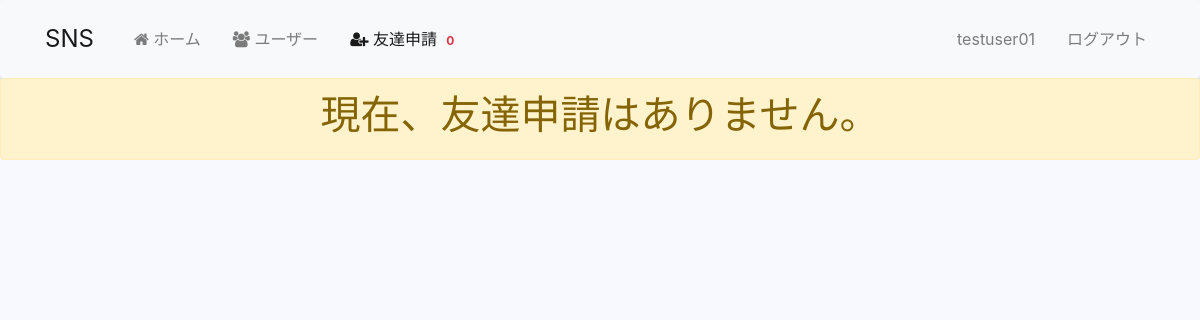
The app's page /profiles/invites/ (signed in), older data.
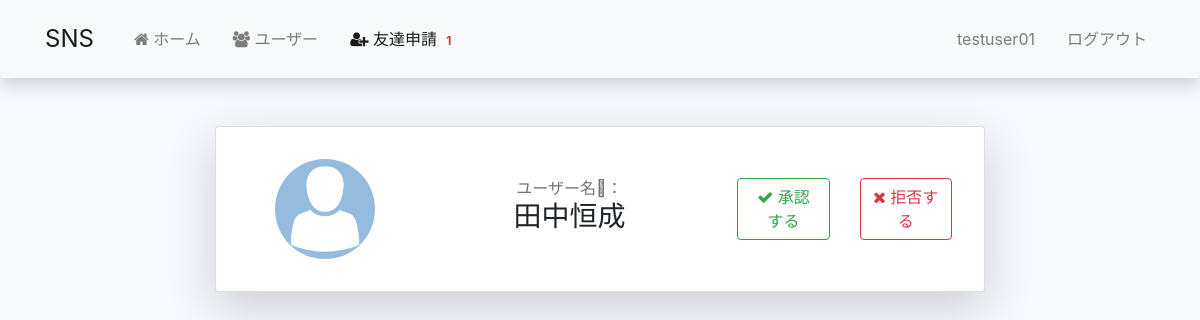
The same page, newer data.
### profiles/models.py (models this page shows, shortened)
class Profile(models.Model):
    first_name = models.CharField('姓', max_length=200, blank=True)
    last_name = models.CharField('名', max_length=200, blank=True)
    user = models.OneToOneField(User, on_delete=models.CASCADE)
    bio = models.TextField(default="よろしくお願いします。", max_length=300)
    email = models.EmailField(max_length=200, blank=True)
    avatar = models.ImageField(default='avatar.png', upload_to='avatars')
    friends = models.ManyToManyField(User, blank=True, related_name='friends')
    slug = models.SlugField(unique=True, blank=True)
    updated = models.DateTimeField(auto_now=True)
    created = models.DateTimeField(auto_now_add=True)
    objects = ProfileManager()

### profiles/views.py (the view)
# urls.py: path('invites/', views.invites_received_view, name='invites'),
@login_required
def invites_received_view(request):
    profile = Profile.objects.get(user=request.user)
    qs = Relationship.objects.invitations_received(profile)  # 友達申請をしてきたが、まだ承認していないユーザー
    results = list(map(lambda x: x.sender, qs))  # 送り主の情報だけ取得
    is_empty = False
    if len(results) == 0:
        is_empty = True
    context = {
        'qs': results,
        'is_empty': is_empty
    }
    return render(request, 'profiles/invites.html', context)

### profiles/context_processors.py (called while the page is built)
def invitations_received_count(request):
    if request.user.is_authenticated:
        profile_obj = Profile.objects.get(user=request.user)
        count = Relationship.objects.invitations_received(profile_obj).count()
        return {'invites_count': count}
    return {}

### profiles/models.py (called while the page is built)
    def invitations_received(self, receiver):
        qs = Relationship.objects.filter(receiver=receiver, status='send')
        return qs

### profiles/templates/profiles/invites.html (shortened to what this page needs)
{% extends 'base.html' %}
{% block content %}
{% if is_empty %}
    <div class="alert alert-warning" role="alert">
        <h1 class="text-center">現在、友達申請はありません。</h1>
    </div>
{% endif %}
    <div class="container-fluid mt-5">
        <div class="row justify-content-center">
            {% for obj in qs %}
            <div class="col-md-8 mb-3">
                <div class="card shadow-lg rounded">
                    <div class="card-body">
                        <div class="row text-center align-items-center">
                            <div class="col-md-3">
                                <img class="p_avatar" src="{{ obj.avatar.url }}" alt="">
                            </div>
                            <div class="col-md-5">
                                <span class="text-muted">ユーザー名：</span>
                                <h3>{{ obj.user }}</h3>
                            </div>
                            <div class="col-md-2">
                                <form action="{% url 'profiles:accept-invite' %}" method="POST">
                                    <button type="submit" class="btn btn-outline-success"><i class="fa fa-check"></i>&nbsp;承認する</button>
                                </form>
                            </div>
                            <div class="col-md-2">
                                <form action="{% url 'profiles:reject-invite' %}" method="POST">
                                    <button type="submit" class="btn btn-outline-danger"><i class="fa fa-times"></i>&nbsp;拒否する</button>
                                </form>
                            </div>
                        </div>
                    </div>
                </div>
            </div>
            {% endfor %}
        </div>
    </div>
{% endblock content %}

### templates/navbar.html (shortened to what this page needs)
{% url 'posts:home' as path_to_home %}
{% url 'profiles:all_profiles' as path_to_all_profiles %}
{% url 'profiles:invites' as path_to_invites %}
{% url 'profiles:my-profile' as path_to_my_profile %}
<nav class="navbar navbar-expand-lg navbar-light bg-light py-3 shadow rounded">
    <div class="container">
        <a class="navbar-brand" href="#">SNS</a>
        <div class="collapse navbar-collapse" id="navbarSupportedContent">
            <ul class="navbar-nav mr-auto">
                <li class="{% if request.path == path_to_home %} nav-item active{% endif %} nav-item">
                    <a class="nav-link" href="{% url 'posts:home' %}"><i class="fa fa-home"></i>&nbsp;ホーム</a>
                </li>
                <li class="{% if request.path == path_to_all_profiles %} nav-item active{% endif %} nav-item">
                    <a class="nav-link" href="{% url 'profiles:all_profiles' %}"><i class="fa fa-users"></i>&nbsp;ユーザー</a>
                </li>
                <li class="{% if request.path == path_to_invites %} nav-item active{% endif %} nav-item">
                    <a class="nav-link" href="{% url 'profiles:invites' %}">
                        <i class="fa fa-user-plus"></i>
                        友達申請
                        <span class="badge badge-light font-weight-bold text-danger">{{ invites_count }}</span>
                    </a>
                </li>
            </ul>
            <ul class="navbar-nav ml-auto">
                {% if request.user.is_authenticated %}
                <li class="{% if request.path == path_to_my_profile %} nav-item active{% endif %} nav-item">
                    <a class="nav-link" href="{% url 'profiles:my-profile' %}">{{ request.user }}</a>
                </li>
                <li class="nav-item">
                    <a class="nav-link" href="{% url 'accounts:logout' %}">ログアウト</a>
                </li>
                {% endif %}
            </ul>
        </div>
    </div>
</nav>

Row changes from the older to the newer data that the page shows:
added Profile: avatar (placeholder picture), user "田中恒成"
Text that changed along with them:
{{ invites_count }}: "0" → "1"
text no longer shown: "現在、友達申請はありません。"
